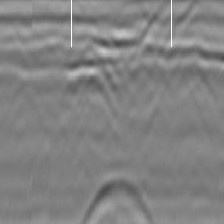
#> input picture GPR_data/Utilities/004.jpg, 224 x 224 px, given in place of 011.jpg, which was not available
$ python 01_split_source_level.py
#> lines starting #> are read from the running program, lines starting #| are printed output that depends on the picture; pictures that were not available may be replaced by others from this repository, and a replacement may not be noted
"""
experiments/01_split_source_level.py: 5-Fold Stratified Grouped Split and Baseline (Phase 1).
- Utility patches merged into groups with gap <= 3 (difference <= 4)
- 5-Fold cross-validation, stratified by class, keeping groups whole
- In each fold: 1 fold Test, 1 fold Validation, 3 folds Train (augmented)
- Validation and Test sets are strictly un-augmented original images
- Saves 5-fold split definition to results/split_new/split_5fold.json
- Generates side-by-side patch comparisons and visual bbox checks
"""
import os
import re
import json
import shutil
import random
from pathlib import Path
from collections import defaultdict
from PIL import Image, ImageDraw

from config import ROOT, RESULTS, DATA_SPLIT, SEEDS, CLASS_NAMES, TRAIN


def get_utility_groups(utility_dir, max_gap=3):
    """
    Merge utility patches separated by a gap of max_gap or fewer patches (diff <= max_gap + 1).
    Returns list of groups (lists of int patch IDs).
    """
    files = sorted([f for f in os.listdir(utility_dir) if f.lower().endswith(('.jpg', '.jpeg', '.png'))])
    nums = sorted([int(re.findall(r'\d+', f)[0]) for f in files if re.findall(r'\d+', f)])

    groups = []
    curr = [nums[0]]
    for n in nums[1:]:
        gap = n - curr[-1] - 1
        if gap <= max_gap:
            curr.append(n)
        else:
            groups.append(curr)
            curr = [n]
    groups.append(curr)
    return groups, files


def build_5fold_split(base_dir="GPR_data", seed=42):
    """
    Construct 5-fold stratified grouped split:
    - Utilities: 11 groups assigned across 5 folds keeping groups whole
    - Cavities: 79 independent images distributed across 5 folds
    - Intact: 75 independent images distributed across 5 folds
    """
    random.seed(seed)
    util_dir = os.path.join(base_dir, "Utilities")
    cav_dir = os.path.join(base_dir, "cavities")
    intact_dir = os.path.join(base_dir, "intact")

    # 1. Utilities (11 groups)
    groups, util_files = get_utility_groups(util_dir, max_gap=3)

    # Balanced assignment of the 11 groups:
    # G7 = [60], G2 = [17], G1+G11+G4 = [12+5+1=18], G3+G6 = [12+6=18], G5+G8+G9+G10 = [12+4+1+1=18]
    fold_util_groups = {
        0: [groups[1]],                                      # Group 2 (17)
        1: [groups[0], groups[10], groups[3]],               # Groups 1, 11, 4 (18)
        2: [groups[2], groups[5]],                           # Groups 3, 6 (18)
        3: [groups[4], groups[7], groups[8], groups[9]],     # Groups 5, 8, 9, 10 (18)
        4: [groups[6]],                                      # Group 7 (60)
    }

    fold_utilities = {}
    for f_idx in range(5):
        patches = []
        for g in fold_util_groups[f_idx]:
            patches.extend([f"{n:03d}.jpg" for n in g])
        fold_utilities[f_idx] = sorted(patches)

    # 2. Cavities (79 images)
    cav_files = sorted([f for f in os.listdir(cav_dir) if f.lower().endswith(('.jpg', '.jpeg', '.png'))])
    random.shuffle(cav_files)
    fold_cavities = {
        0: sorted(cav_files[0:16]),
        1: sorted(cav_files[16:32]),
        2: sorted(cav_files[32:48]),
        3: sorted(cav_files[48:64]),
        4: sorted(cav_files[64:79]),
    }

    # 3. Intact (75 images)
    intact_files = sorted([f for f in os.listdir(intact_dir) if f.lower().endswith(('.jpg', '.jpeg', '.png'))])
    random.shuffle(intact_files)
    fold_intact = {
        0: sorted(intact_files[0:15]),
        1: sorted(intact_files[15:30]),
        2: sorted(intact_files[30:45]),
        3: sorted(intact_files[45:60]),
        4: sorted(intact_files[60:75]),
    }

    folds = {}
    for f_idx in range(5):
        folds[f"fold_{f_idx + 1}"] = {
            "utility": fold_utilities[f_idx],
            "cavity": fold_cavities[f_idx],
            "intact": fold_intact[f_idx],
        }

    # Strict disjoint assertion across all 5 folds
    for i in range(5):
        for j in range(i + 1, 5):
            set_i = set([f"util_{x}" for x in fold_utilities[i]] + [f"cav_{x}" for x in fold_cavities[i]] + [f"intact_{x}" for x in fold_intact[i]])
            set_j = set([f"util_{x}" for x in fold_utilities[j]] + [f"cav_{x}" for x in fold_cavities[j]] + [f"intact_{x}" for x in fold_intact[j]])
            assert len(set_i & set_j) == 0, f"Folds {i+1} and {j+1} share items!"

    return folds


def count_instances_in_files(file_list, category, base_dir="GPR_data"):
    """
    Count bounding box instances in an image file list.
    """
    if category == "utility":
        lbl_dir = Path(base_dir) / "augmented_utilities" / "annotations" / "YOLO_format"
        suffix = "_aug_1.txt"
    elif category == "cavity":
        lbl_dir = Path(base_dir) / "augmented_cavities" / "annotations" / "Yolo_format"
        suffix = "_aug_7.txt"
    else:
        return 0

    count = 0
    for f in file_list:
        base = os.path.splitext(f)[0]
        lbl_p = lbl_dir / f"{base}{suffix}"
        if lbl_p.exists():
            with open(lbl_p, "r", encoding="utf-8") as fp:
                count += len([line.strip() for line in fp if line.strip()])
    return count


def make_side_by_side(img_name1, img_name2, out_name, base_dir="GPR_data"):
    """
    Generate side-by-side comparison PNGs with ground truth bounding boxes.
    """
#> called with img_name1 = '011.jpg', img_name2 = '012.jpg', out_name = 'side_by_side_011_012.png', base_dir = 'GPR_data'
    p1 = Path(base_dir) / "Utilities" / img_name1
    p2 = Path(base_dir) / "Utilities" / img_name2

    im1 = Image.open(p1).convert("RGB")
#> im1 is the input picture: PIL image 224x224 RGB; min 75, max 255, mean 130.2
    im2 = Image.open(p2).convert("RGB")
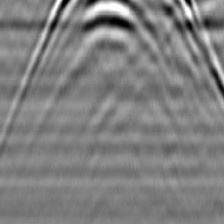
#> input picture GPR_data/Utilities/034.jpg, 224 x 224 px, given in place of 012.jpg, which was not available
#> im2 is the input picture: PIL image 224x224 RGB; min 0, max 255, mean 127.7

    lbl_dir = Path(base_dir) / "augmented_utilities" / "annotations" / "YOLO_format"
    base1 = os.path.splitext(img_name1)[0]
    base2 = os.path.splitext(img_name2)[0]

    def draw_boxes(im, base):
#> called with base = '011'
        draw = ImageDraw.Draw(im)
        w, h = im.size
#> w = 224; h = 224
        lbl_p = lbl_dir / f"{base}_aug_1.txt"
        if lbl_p.exists():
            with open(lbl_p) as f:
                for line in f:
                    parts = line.strip().split()
                    if len(parts) >= 5:
                        xc, yc, bw, bh = map(float, parts[1:5])
                        x1 = (xc - bw / 2.0) * w
                        y1 = (yc - bh / 2.0) * h
                        x2 = (xc + bw / 2.0) * w
                        y2 = (yc + bh / 2.0) * h
                        draw.rectangle([x1, y1, x2, y2], outline="cyan", width=2)
                        draw.text((x1 + 3, y1 + 3), f"util ({xc:.2f}, {yc:.2f})", fill="cyan")

    draw_boxes(im1, base1)
    draw_boxes(im2, base2)

    banner_height = 30
    combined = Image.new("RGB", (im1.width + im2.width + 10, im1.height + banner_height), color=(30, 30, 30))
#> combined: PIL image 458x254 RGB; every value is 30
    combined.paste(im1, (0, banner_height))
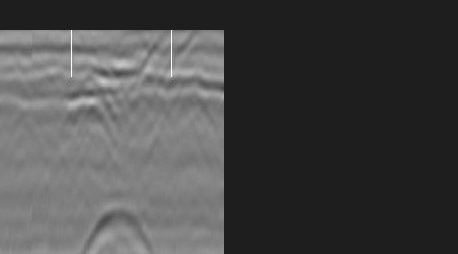
#> combined: PIL image 458x254 RGB; min 30, max 255, mean 73.2
    combined.paste(im2, (im1.width + 10, banner_height))
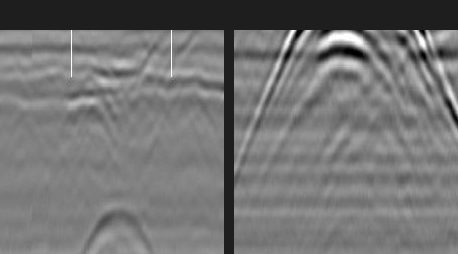
#> combined: PIL image 458x254 RGB; min 0, max 255, mean 115.4

    draw = ImageDraw.Draw(combined)
    draw.text((10, 8), f"{img_name1} (Patch {base1})", fill="white")
    draw.text((im1.width + 20, 8), f"{img_name2} (Patch {base2})", fill="white")

    out_path = Path("results/split_new") / out_name
    out_path.parent.mkdir(parents=True, exist_ok=True)
    combined.save(out_path)
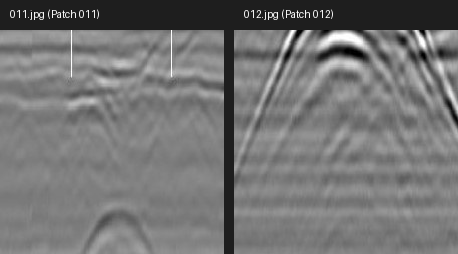
#> saved as side_by_side_011_012.png: PIL image 458x254 RGB; min 0, max 255, mean 116.1
    return out_path


def main():
    print("=" * 65)
    print("PHASE 1: 5-FOLD STRATIFIED GROUPED SPLIT (GAP <= 3)")
    print("=" * 65)

    # 1. Generate side-by-side PNGs
    sb1 = make_side_by_side("011.jpg", "012.jpg", "side_by_side_011_012.png")
    sb2 = make_side_by_side("009.jpg", "011.jpg", "side_by_side_009_011.png")
#> call 2 of make_side_by_side, with img_name1 = '009.jpg', img_name2 = '011.jpg', out_name = 'side_by_side_009_011.png', base_dir = 'GPR_data'
#> in make_side_by_side (call 2), `combined.paste(im1, (0, banner_height))`:
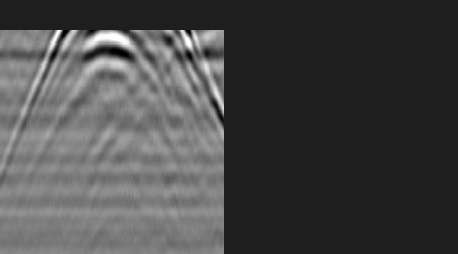
#> combined: PIL image 458x254 RGB; min 0, max 255, mean 72.1
#> in make_side_by_side (call 2), `combined.paste(im2, (im1.width + 10, banner_height))`:
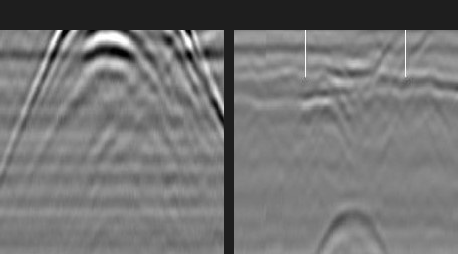
#> combined: PIL image 458x254 RGB; min 0, max 255, mean 115.4
#> in make_side_by_side (call 2), `combined.save(out_path)`:
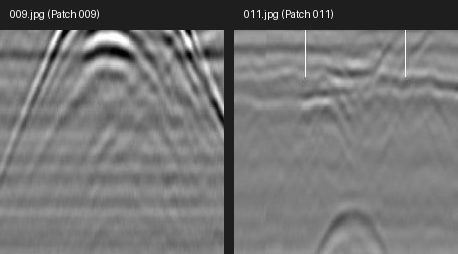
#> saved as side_by_side_009_011.png: PIL image 458x254 RGB; min 0, max 255, mean 116.2
    print(f"Generated side-by-side comparison: {sb1}")
    print(f"Generated side-by-side comparison: {sb2}")

    # 2. Build 5-Fold split
    folds = build_5fold_split(base_dir="GPR_data", seed=42)
    split_file = Path("results/split_new/split_5fold.json")
    with open(split_file, "w", encoding="utf-8") as f:
        json.dump(folds, f, indent=4)
    print(f"Saved 5-fold split definition to: {split_file}\n")

    # 3. Print counts per fold
    print("-" * 80)
    print(f"{'Fold':<8} {'Utility Img':<12} {'Cavity Img':<12} {'Intact Img':<12} {'Total Img':<12} {'Utility Boxes':<14} {'Cavity Boxes':<14}")
    print("-" * 80)

    summary_table = []
    for f_name, f_data in folds.items():
        u_imgs = len(f_data["utility"])
        c_imgs = len(f_data["cavity"])
        i_imgs = len(f_data["intact"])
        tot_imgs = u_imgs + c_imgs + i_imgs

        u_boxes = count_instances_in_files(f_data["utility"], "utility")
        c_boxes = count_instances_in_files(f_data["cavity"], "cavity")

        print(f"{f_name:<8} {u_imgs:<12} {c_imgs:<12} {i_imgs:<12} {tot_imgs:<12} {u_boxes:<14} {c_boxes:<14}")
        summary_table.append({
            "fold": f_name, "utility_images": u_imgs, "cavity_images": c_imgs, "intact_images": i_imgs,
            "total_images": tot_imgs, "utility_boxes": u_boxes, "cavity_boxes": c_boxes,
            "total_boxes": u_boxes + c_boxes
        })

    print("-" * 80)
    with open("results/split_new/counts_5fold.json", "w", encoding="utf-8") as f:
        json.dump(summary_table, f, indent=4)


if __name__ == "__main__":
#> (the run stopped early here; a loop or call above may not have finished)
